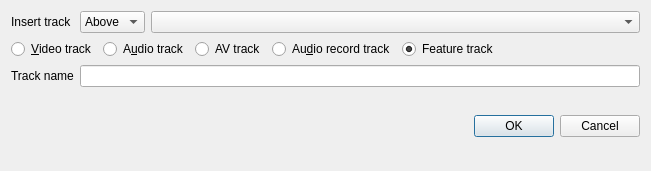
<?xml version="1.0" encoding="UTF-8"?>
<ui version="4.0">
 <class>AddTrack_UI</class>
 <widget class="QDialog" name="AddTrack_UI">
  <property name="geometry">
   <rect>
    <x>0</x>
    <y>0</y>
    <width>651</width>
    <height>171</height>
   </rect>
  </property>
  <property name="windowTitle">
   <string>Dialog</string>
  </property>
  <layout class="QGridLayout" name="gridLayout">
   <item row="0" column="0">
    <widget class="QLabel" name="label">
     <property name="text">
      <string>Insert track</string>
     </property>
    </widget>
   </item>
   <item row="0" column="1">
    <widget class="KComboBox" name="before_select">
     <item>
      <property name="text">
       <string>Above</string>
      </property>
     </item>
     <item>
      <property name="text">
       <string>Under</string>
      </property>
     </item>
    </widget>
   </item>
   <item row="0" column="2">
    <widget class="KComboBox" name="comboTracks"/>
   </item>
   <item row="1" column="0" colspan="3">
    <layout class="QHBoxLayout" name="horizontalLayout">
     <item>
      <widget class="QRadioButton" name="video_track">
       <property name="text">
        <string>&amp;Video track</string>
       </property>
       <property name="checked">
        <bool>false</bool>
       </property>
      </widget>
     </item>
     <item>
      <widget class="QRadioButton" name="audio_track">
       <property name="text">
        <string>A&amp;udio track</string>
       </property>
      </widget>
     </item>
     <item>
      <widget class="QRadioButton" name="av_track">
       <property name="text">
        <string>AV track</string>
       </property>
      </widget>
     </item>
     <item>
      <widget class="QRadioButton" name="arec_track">
       <property name="text">
        <string>Au&amp;dio record track</string>
       </property>
      </widget>
     </item>
     <item>
      <widget class="QRadioButton" name="feature_track">
       <property name="text">
        <string>Feature track</string>
       </property>
       <property name="checked">
        <bool>true</bool>
       </property>
      </widget>
     </item>
     <item>
      <spacer name="horizontalSpacer">
       <property name="orientation">
        <enum>Qt::Horizontal</enum>
       </property>
       <property name="sizeHint" stdset="0">
        <size>
         <width>40</width>
         <height>20</height>
        </size>
       </property>
      </spacer>
     </item>
    </layout>
   </item>
   <item row="2" column="0">
    <widget class="QLabel" name="name_label">
     <property name="text">
      <string>Track name</string>
     </property>
    </widget>
   </item>
   <item row="2" column="1" colspan="2">
    <widget class="QLineEdit" name="track_name"/>
   </item>
   <item row="3" column="1">
    <spacer name="verticalSpacer">
     <property name="orientation">
      <enum>Qt::Vertical</enum>
     </property>
     <property name="sizeHint" stdset="0">
      <size>
       <width>20</width>
       <height>10</height>
      </size>
     </property>
    </spacer>
   </item>
   <item row="3" column="2">
    <widget class="QDialogButtonBox" name="buttonBox">
     <property name="orientation">
      <enum>Qt::Horizontal</enum>
     </property>
     <property name="standardButtons">
      <set>QDialogButtonBox::Cancel|QDialogButtonBox::Ok</set>
     </property>
    </widget>
   </item>
  </layout>
 </widget>
 <customwidgets>
  <customwidget>
   <class>KComboBox</class>
   <extends>QComboBox</extends>
   <header>kcombobox.h</header>
  </customwidget>
 </customwidgets>
 <resources/>
 <connections>
  <connection>
   <sender>buttonBox</sender>
   <signal>accepted()</signal>
   <receiver>AddTrack_UI</receiver>
   <slot>accept()</slot>
   <hints>
    <hint type="sourcelabel">
     <x>248</x>
     <y>254</y>
    </hint>
    <hint type="destinationlabel">
     <x>157</x>
     <y>274</y>
    </hint>
   </hints>
  </connection>
  <connection>
   <sender>buttonBox</sender>
   <signal>rejected()</signal>
   <receiver>AddTrack_UI</receiver>
   <slot>reject()</slot>
   <hints>
    <hint type="sourcelabel">
     <x>316</x>
     <y>260</y>
    </hint>
    <hint type="destinationlabel">
     <x>286</x>
     <y>274</y>
    </hint>
   </hints>
  </connection>
 </connections>
</ui>
